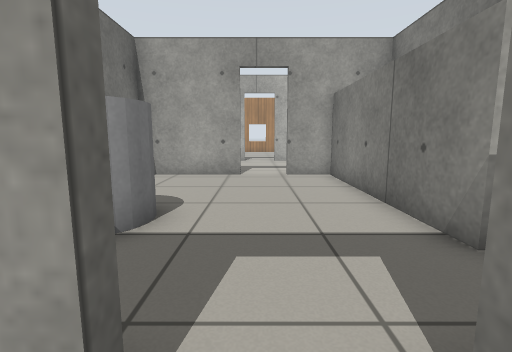
view 1 (above)

17 first-person views from a walk through a robot-simulator world made for Gazebo. The camera is 0.72 m above the floor, tilts 8° down and sees 85° across. Floor lines are 1 m apart. The floor is counted in squares, 0.5 m on a side. Each view is taken from the middle of a square. On the plan, view 1 faces up. The plan holds only what a view shows up to about 14 squares ahead; the rest is blank. The place goes on beyond the plan. Gazebo's built-in surfaces are drawn with simple patterns.

view 2
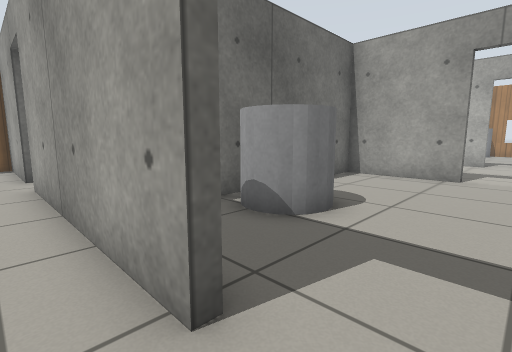

view 3
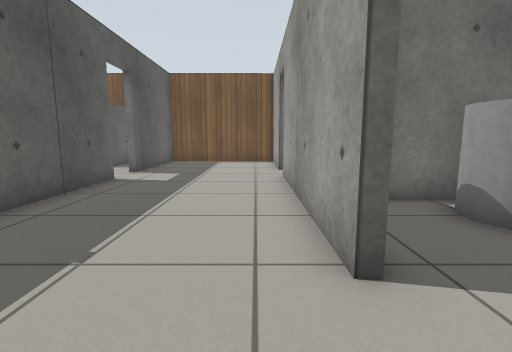

view 4
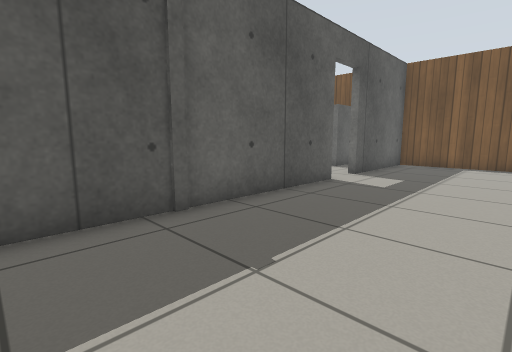

view 5
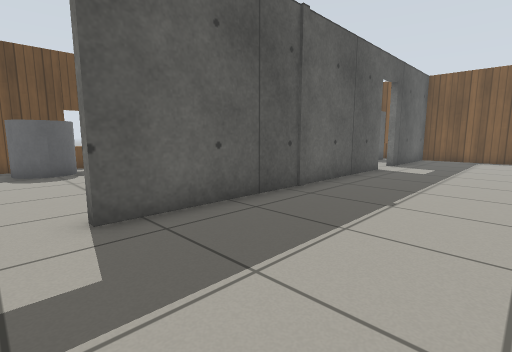

view 6
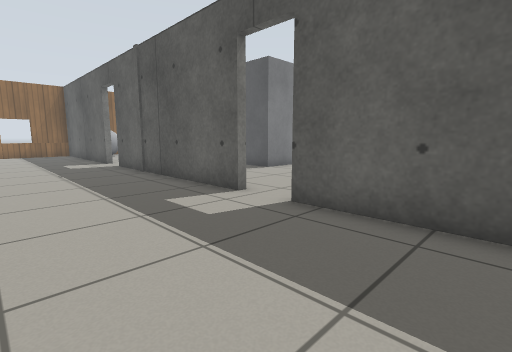

view 7
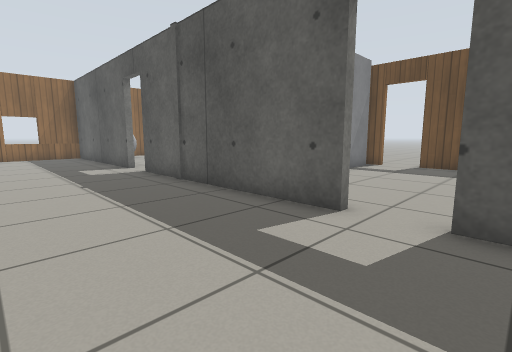

view 8
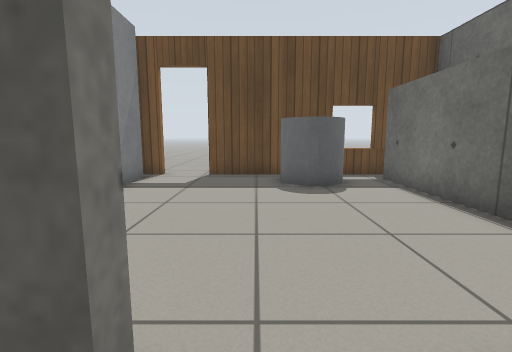

view 9
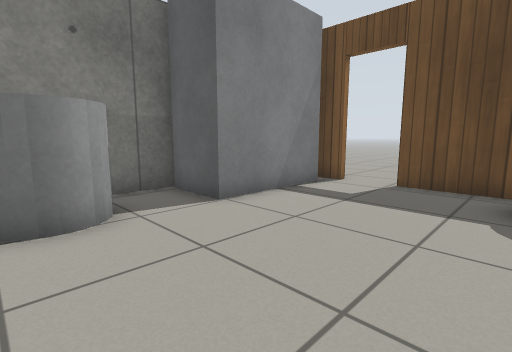

view 10
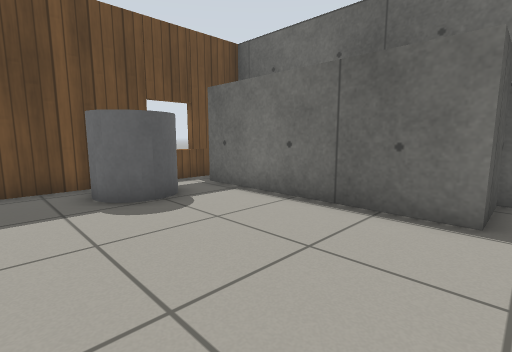

view 11
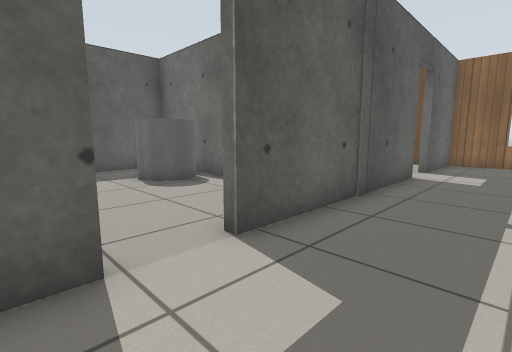

view 12
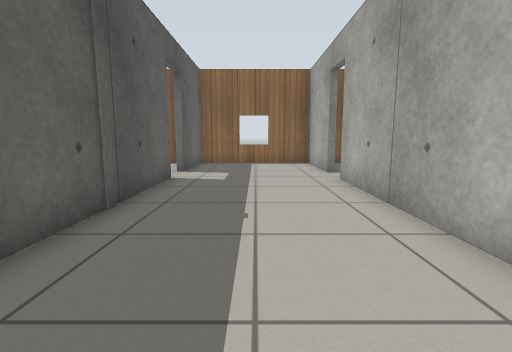

view 13
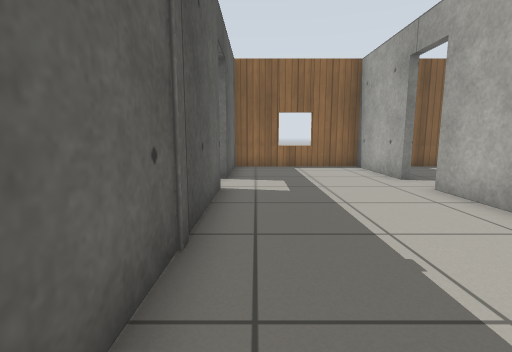

view 14
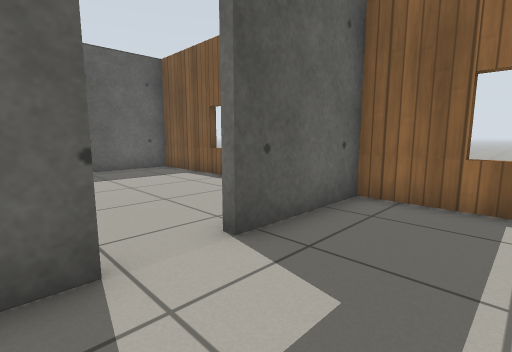

view 15
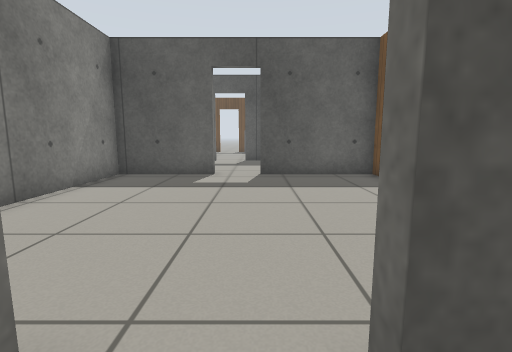

view 16
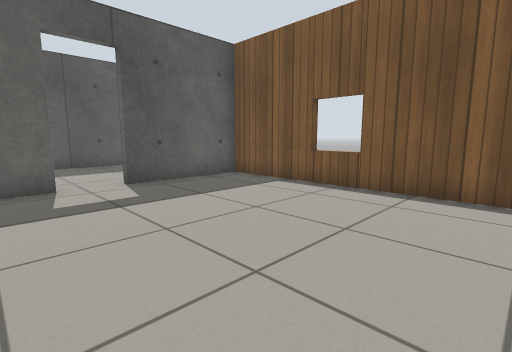

view 17
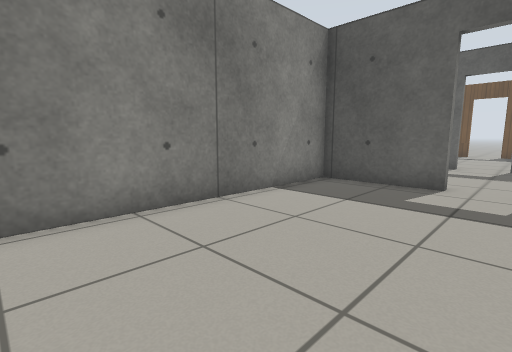

### Floor plan
Points are (right, up) in squares from view 1. A wall is a line through its corners. A room is listed if a view was taken in it or the views show most of it. See-through windows are left out.
Room 1 (views 1, 2, 3, 4, 5, 6, 7, 8)
walls: (5.5, -4.9) (14.5, -4.9); (-0.6, 1) (-8.4, 1); (-7.6, -4.9) (3.9, -4.9); (16.1, -4.9) (18.5, -4.9); (-10.1, 1) (-14.5, 1) (-14.5, -4.9) (-9.3, -4.9)
ways out: open door at (4.5, -5) to room 2; open door at (-9.5, 1) to room 4; open door at (0.5, 1) to room 5; open door at (-8.5, -5); open door at (15.5, -5)
Room 2 (views 9, 10)
walls: (0.6, -6.5) (0.6, -13.6); (11.4, -9.5) (11.4, -8.2); (-1.6, -14.6) (6.9, -14.6)
ways out: open door at (4.5, -5) to room 1; open door at (7.5, -15)
objects: grey cylinder (2, -13) to (4, -12); grey cylinder (9, -8) to (10, -6)
Room 3 (views 11, 12, 13, 14, 15)
walls: (1.1, 11) (2, 11); (-0.6, 16.9) (-8.6, 16.9); (-8.9, 11) (-0.7, 11); (-10.2, 16.9) (-14.5, 16.9) (-14.5, 11) (-10.6, 11)
ways out: open door at (-9.5, 11) to room 4; open door at (0.5, 11) to room 5; open door at (-9.5, 17); open door at (0.5, 17)
Room 4 (views 16, 17)
walls: (-8.4, 1.3) (-4.7, 1.3) (-4.7, 9.9); (-14.5, 9.8) (-14.5, 1.3) (-10.1, 1.3)
ways out: open door at (-9.5, 1) to room 1; open door at (-9.5, 11) to room 3
Room 5 (no view inside)
walls: (2.8, 3.4) (2.8, 10.6); (-0.7, 10.7) (-4.4, 10.7) (-4.4, 1.3) (-1.4, 1.3); (4, 10.7) (1.1, 10.7)
ways out: open door at (0.5, 1) to room 1; open door at (0.5, 11) to room 3
objects: grey cylinder (-4, 4) to (-2, 6)

Where each view was taken, in squares from view 1:
view 1: 0 up, 0 right, facing up
view 2: 0 up, 1 right, facing up-left
view 3: 0 up, 2 right, facing left
view 4: 0 up, 1 right, facing down-left
view 5: 0 up, 5 right, facing down-left
view 6: 0 up, 0 right, facing down-right
view 7: 0 up, 3 right, facing down-right
view 8: 4 down, 5 right, facing down
view 9: 6 down, 4 right, facing down-right
view 10: 6 down, 6 right, facing down-left
view 11: 14 up, 2 right, facing down-left
view 12: 14 up, 1 right, facing left
view 13: 12 up, 1 left, facing left
view 14: 14 up, 8 left, facing down-left
view 15: 12 up, 10 left, facing down
view 16: 10 up, 7 left, facing down-left
view 17: 10 up, 10 left, facing down-right
